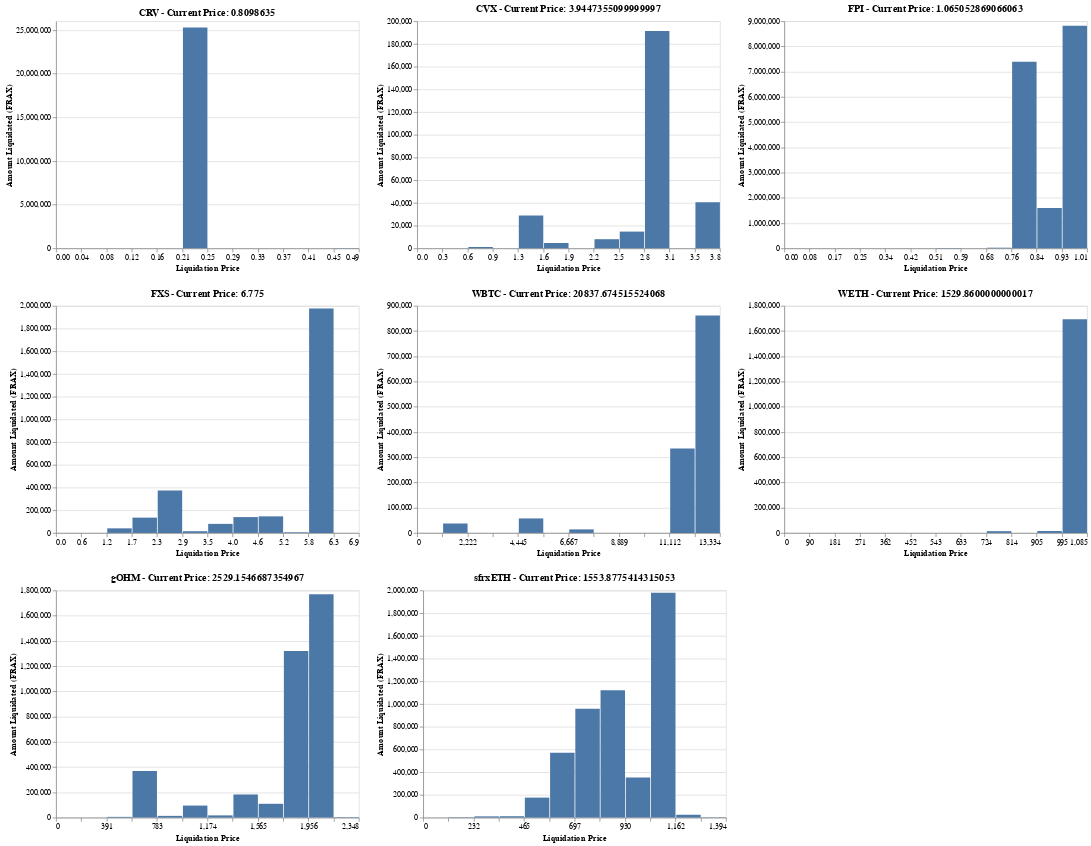

This figure's notebook cell:
### Code cell
charts = []
nbins = 12
for g, gdf in df_positions.groupby('collateral_asset'):
    cur_price = gdf.cur_price.max()
    lo, hi = gdf.liq_price.min(), gdf.liq_price.max()
    charts.append(
        alt.Chart(gdf, title=f"{g} - Current Price: {cur_price}")
        .mark_bar() 
        .encode(
            x=alt.X("liq_price:Q", bin=alt.Bin(extent=(lo, hi), step=(hi-lo) / nbins), axis=alt.Axis(title="Liquidation Price")),
            y=alt.Y("sum(collateral_amount_frax_liq):Q", axis=alt.Axis(title="Amount Liquidated (FRAX)")), 
        )
    )
vega_grid(charts)
